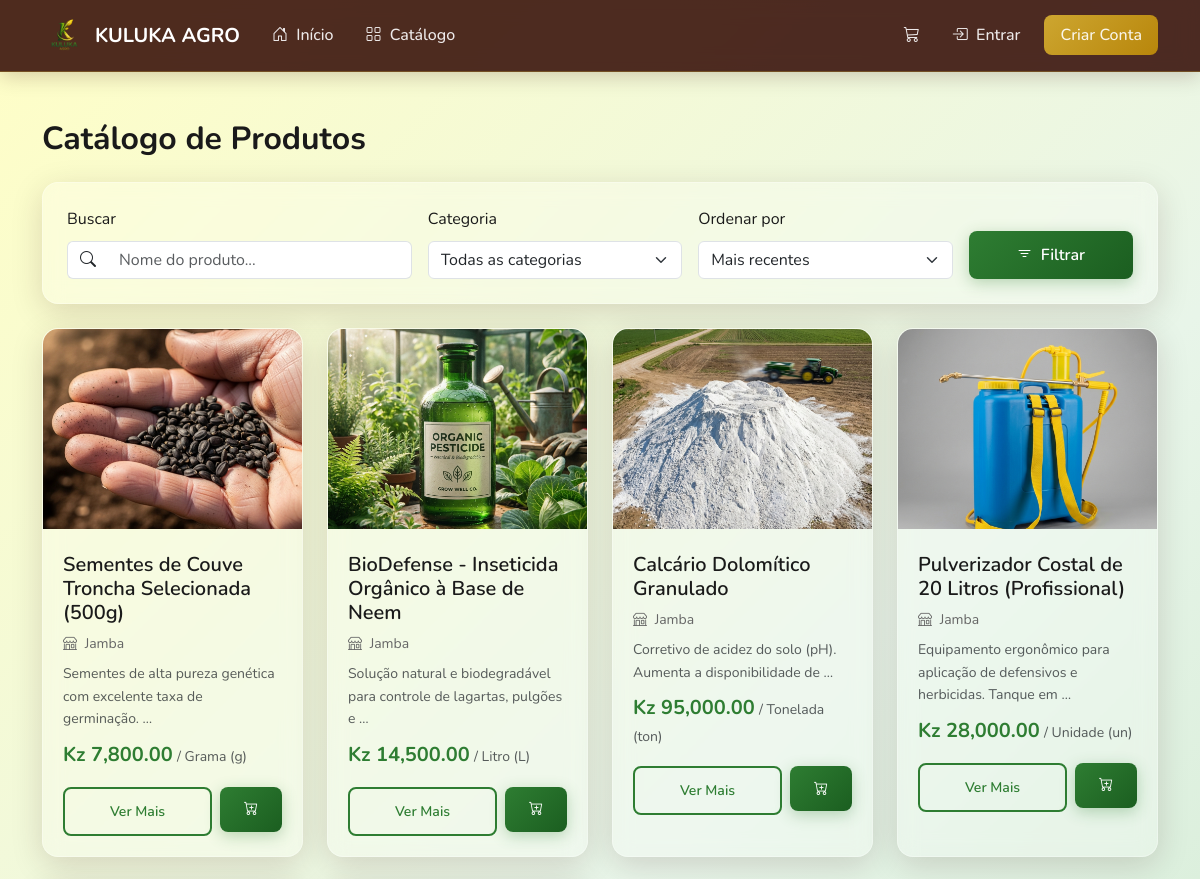
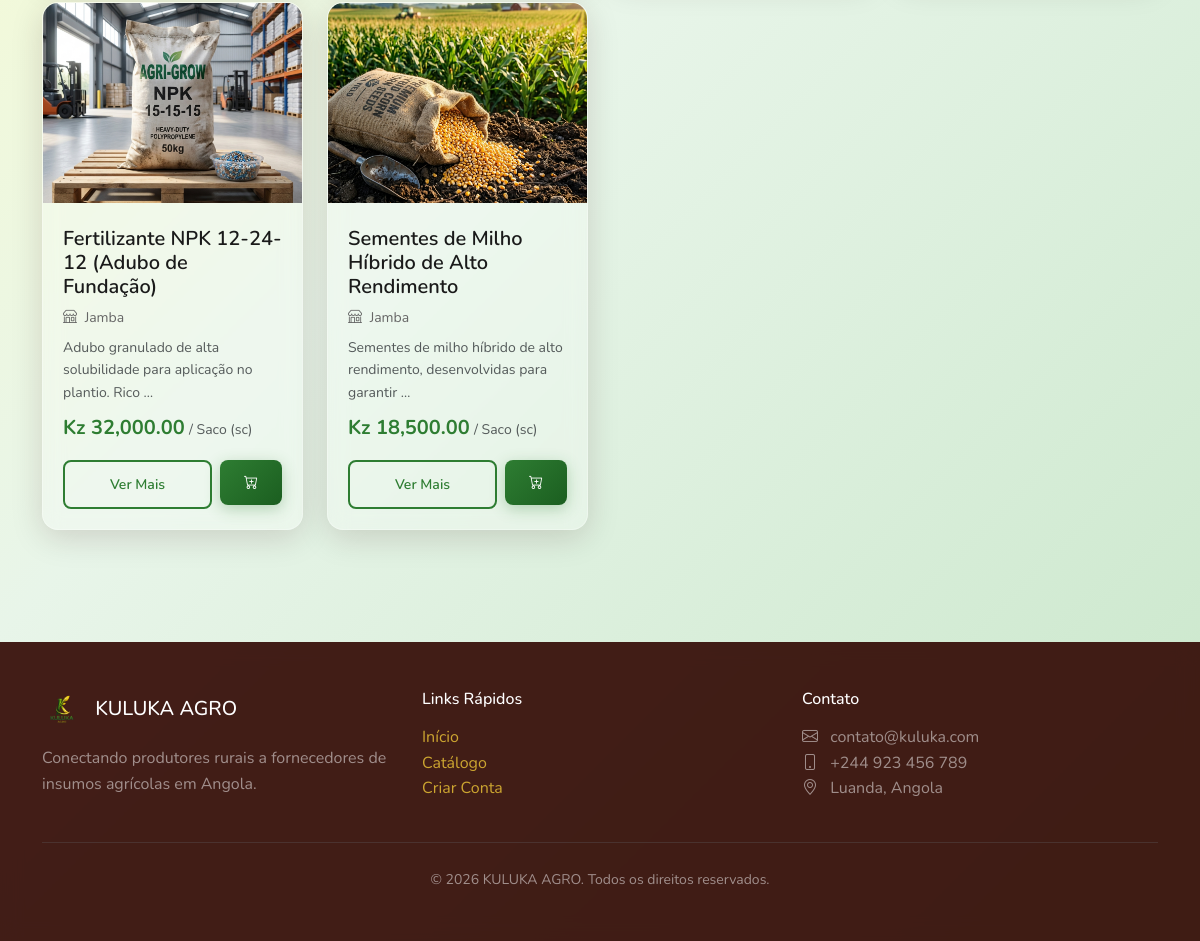
/produtos/, run on the app's committed database (2 pictures, top to bottom).
### produtos/models.py (models this page shows, shortened)
class Produto(models.Model):
    class UnidadeMedida(models.TextChoices):
        QUILOGRAMA = 'KG', 'Quilograma (kg)'
        GRAMA = 'G', 'Grama (g)'
        TONELADA = 'TON', 'Tonelada (ton)'
        LITRO = 'L', 'Litro (L)'
        UNIDADE = 'UN', 'Unidade (un)'
        SACO = 'SC', 'Saco (sc)'
        CAIXA = 'CX', 'Caixa (cx)'
    fornecedor = models.ForeignKey(
        settings.AUTH_USER_MODEL,
        on_delete=models.CASCADE,
        related_name='produtos',
        verbose_name='Fornecedor'
    )
    categoria = models.ForeignKey(
        Categoria,
        on_delete=models.SET_NULL,
        null=True,
        blank=True,
        related_name='produtos',
        verbose_name='Categoria'
    )
    nome = models.CharField(
        max_length=200,
        verbose_name='Nome do Produto'
    )
    descricao = models.TextField(
        verbose_name='Descrição'
    )
    preco = models.DecimalField(
        max_digits=10,
        decimal_places=2,
        verbose_name='Preço'
    )
    unidade_medida = models.CharField(
        max_length=10,
        choices=UnidadeMedida.choices,
        default=UnidadeMedida.QUILOGRAMA,
        verbose_name='Unidade de Medida'
    )
    estoque = models.PositiveIntegerField(
        default=0,
        verbose_name='Estoque Disponível'
    )
    imagem = models.ImageField(
        upload_to='produtos/',
        blank=True,
        null=True,
        verbose_name='Imagem do Produto'
    )
    ativo = models.BooleanField(
        default=True,
        verbose_name='Ativo'
    )
    destaque = models.BooleanField(
        default=False,
        verbose_name='Produto em Destaque'
    )
    data_criacao = models.DateTimeField(
        auto_now_add=True,
        verbose_name='Data de Criação'
    )
    data_atualizacao = models.DateTimeField(
        auto_now=True,
        verbose_name='Última Atualização'
    )
    class Meta:
        verbose_name = 'Produto'
        verbose_name_plural = 'Produtos'
        ordering = ['-data_criacao']
    @property
    def preco_formatado(self):
        return f"Kz {self.preco:,.2f}"
    @property
    def disponivel(self):
        return self.ativo and self.estoque > 0

### contas/models.py (models this page shows, shortened)
class Usuario(AbstractUser):
    class TipoUsuario(models.TextChoices):
        FORNECEDOR = 'FORNECEDOR', 'Fornecedor'
        PRODUTOR = 'PRODUTOR', 'Produtor'
    tipo = models.CharField(
        max_length=20,
        choices=TipoUsuario.choices,
        default=TipoUsuario.PRODUTOR,
        verbose_name='Tipo de Usuário'
    )
    telefone = models.CharField(
        max_length=20,
        blank=True,
        verbose_name='Telefone'
    )
    endereco = models.TextField(
        blank=True,
        verbose_name='Endereço'
    )
    cidade = models.CharField(
        max_length=100,
        blank=True,
        verbose_name='Cidade'
    )
    provincia = models.CharField(
        max_length=100,
        blank=True,
        verbose_name='Província'
    )
    foto_perfil = models.ImageField(
        upload_to='perfis/',
        blank=True,
        null=True,
        verbose_name='Foto de Perfil'
    )
    descricao = models.TextField(
        blank=True,
        verbose_name='Descrição / Sobre'
    )
    data_criacao = models.DateTimeField(
        auto_now_add=True,
        verbose_name='Data de Criação'
    )
    nome_empresa = models.CharField(
        max_length=200,
        blank=True,
        verbose_name='Nome da Empresa'
    )
    nif = models.CharField(
        max_length=50,
        blank=True,
        verbose_name='NIF (Número de Identificação Fiscal)'
    )
    area_cultivo = models.DecimalField(
        max_digits=10,
        decimal_places=2,
        blank=True,
        null=True,
        verbose_name='Área de Cultivo (hectares)'
    )
    tipos_cultivo = models.TextField(
        blank=True,
        verbose_name='Tipos de Cultivo'
    )
    class Meta:
        verbose_name = 'Usuário'
        verbose_name_plural = 'Usuários'

### produtos/views.py (the view)
# urls.py: path('', views.CatalogoProdutosView.as_view(), name='catalogo'),
class CatalogoProdutosView(ListView):
    model = Produto
    template_name = 'produtos/catalogo.html'
    context_object_name = 'produtos'
    paginate_by = 12
    def get_queryset(self):
        queryset = Produto.objects.filter(ativo=True).select_related(
            'fornecedor', 'categoria'
        )
        busca = self.request.GET.get('busca')
        if busca:
            queryset = queryset.filter(
                Q(nome__icontains=busca) |
                Q(descricao__icontains=busca) |
                Q(fornecedor__username__icontains=busca)
            )
        categoria_id = self.request.GET.get('categoria')
        if categoria_id:
            queryset = queryset.filter(categoria_id=categoria_id)
        ordenar = self.request.GET.get('ordenar', '-data_criacao')
        if ordenar in ['preco', '-preco', 'nome', '-nome', '-data_criacao']:
            queryset = queryset.order_by(ordenar)
        return queryset
    def get_context_data(self, **kwargs):
        context = super().get_context_data(**kwargs)
        context['categorias'] = Categoria.objects.filter(ativo=True)
        context['busca'] = self.request.GET.get('busca', '')
        context['categoria_selecionada'] = self.request.GET.get('categoria', '')
        context['ordenar'] = self.request.GET.get('ordenar', '-data_criacao')
        return context

### templates/produtos/catalogo.html (shortened to what this page needs)
{% extends 'base.html' %}
{% load static %}
{% block conteudo %}
<div class="container py-5">
    <div class="d-flex justify-content-between align-items-center mb-4">
        <h2 class="fw-bold mb-0">Catálogo de Produtos</h2>
    </div>
    <div class="glass-card mb-4">
        <form method="get" class="row g-3 align-items-end">
            <div class="col-md-4">
                <label class="form-label">Buscar</label>
                <div class="input-group">
                    <span class="input-group-text bg-white border-end-0">
                        <i class="bi bi-search"></i>
                    </span>
                    <input type="text"
                           name="busca"
                           class="form-control border-start-0"
                           placeholder="Nome do produto..."
                           value="{{ busca }}">
                </div>
            </div>
            <div class="col-md-3">
                <label class="form-label">Categoria</label>
                <select name="categoria" class="form-select">
                    <option value="">Todas as categorias</option>
                </select>
            </div>
            <div class="col-md-3">
                <label class="form-label">Ordenar por</label>
                <select name="ordenar" class="form-select">
                    <option value="-data_criacao" {% if ordenar == '-data_criacao' %}selected{% endif %}>Mais recentes</option>
                </select>
            </div>
            <div class="col-md-2">
                <button type="submit" class="btn btn-kuluka w-100">
                    <i class="bi bi-filter me-1"></i> Filtrar
                </button>
            </div>
        </form>
    </div>
    {% if produtos %}
    <div class="row g-4">
        {% for produto in produtos %}
        <div class="col-md-6 col-lg-4 col-xl-3">
            <div class="produto-card">
                {% if produto.imagem %}
                <img src="{{ produto.imagem.url }}" class="card-img-top" alt="{{ produto.nome }}">
                {% else %}
                <div class="card-img-top img-placeholder" style="height: 200px;">
                    <i class="bi bi-image"></i>
                </div>
                {% endif %}
                <div class="card-body">
                    <h5 class="produto-nome mt-1">{{ produto.nome }}</h5>
                    <p class="produto-fornecedor mb-2">
                        <i class="bi bi-shop me-1"></i>
                        {{ produto.fornecedor.nome_empresa|default:produto.fornecedor.username }}
                    </p>
                    <p class="text-muted small mb-2">
                        {{ produto.descricao|truncatewords:10 }}
                    </p>
                    <div class="d-flex justify-content-between align-items-center">
                        <div>
                            <span class="produto-preco">{{ produto.preco_formatado }}</span>
                            <small class="text-muted">/ {{ produto.get_unidade_medida_display }}</small>
                        </div>
                    </div>
                    <div class="d-flex gap-2 mt-3">
                        <a href="{% url 'produtos:detalhe' produto.pk %}" class="btn btn-sm btn-kuluka-outline flex-grow-1">
                            Ver Mais
                        </a>
                        <form method="post" action="{% url 'pedidos:adicionar' produto.pk %}">
                            <button type="submit" class="btn btn-sm btn-kuluka" {% if not produto.disponivel %}disabled{% endif %}>
                                <i class="bi bi-cart-plus"></i>
                            </button>
                        </form>
                    </div>
                </div>
            </div>
        </div>
        {% endfor %}
    </div>
    {% endif %}
</div>
{% endblock %}

### templates/base.html (shortened to what this page needs)
{% load static %}
<!DOCTYPE html>
<html lang="pt-br">
<head>
    <link href="https://cdn.jsdelivr.net/npm/bootstrap@5.3.3/dist/css/bootstrap.min.css" rel="stylesheet">
    <link href="https://cdn.jsdelivr.net/npm/bootstrap-icons@1.11.3/font/bootstrap-icons.css" rel="stylesheet">
    <link href="{% static 'css/style.css' %}" rel="stylesheet">
</head>
<body>
    <nav class="navbar navbar-expand-lg navbar-glass sticky-top">
        <div class="container">
            <a class="navbar-brand" href="{% url 'contas:home' %}">
                <img src="{% static 'images/logo.png' %}" alt="KULUKA AGRO">
                <span class="d-none d-sm-inline">KULUKA AGRO</span>
            </a>
            <div class="collapse navbar-collapse" id="navbarNav">
                <ul class="navbar-nav me-auto">
                    <li class="nav-item">
                        <a class="nav-link" href="{% url 'contas:home' %}">
                            <i class="bi bi-house-door me-1"></i> Início
                        </a>
                    </li>
                    <li class="nav-item">
                        <a class="nav-link" href="{% url 'produtos:catalogo' %}">
                            <i class="bi bi-grid me-1"></i> Catálogo
                        </a>
                    </li>
                </ul>
                <ul class="navbar-nav">
                    <li class="nav-item">
                        <a class="nav-link carrinho-badge" href="{% url 'pedidos:carrinho' %}">
                            <i class="bi bi-cart3"></i>
                        </a>
                    </li>
                    {% if user.is_authenticated %}
                    <li class="nav-item dropdown">
                        <a class="nav-link dropdown-toggle" href="#" data-bs-toggle="dropdown">
                            <i class="bi bi-person-circle me-1"></i>
                            {{ user.first_name|default:user.username }}
                        </a>
                        <ul class="dropdown-menu dropdown-menu-end">
                            <li>
                                <a class="dropdown-item" href="{% url 'contas:perfil' %}">
                                    <i class="bi bi-person me-2"></i> Meu Perfil
                                </a>
                            </li>
                            {% if user.eh_fornecedor %}
                            <li>
                                <a class="dropdown-item" href="{% url 'produtos:meus_produtos' %}">
                                    <i class="bi bi-box-seam me-2"></i> Meus Produtos
                                </a>
                            </li>
                            <li>
                                <a class="dropdown-item" href="{% url 'pedidos:pedidos_recebidos' %}">
                                    <i class="bi bi-inbox me-2"></i> Pedidos Recebidos
                                </a>
                            </li>
                            {% else %}
                            <li>
                                <a class="dropdown-item" href="{% url 'pedidos:meus_pedidos' %}">
                                    <i class="bi bi-bag me-2"></i> Meus Pedidos
                                </a>
                            </li>
                            {% endif %}
                            <li><hr class="dropdown-divider"></li>
                            <li>
                                <form method="post" action="{% url 'contas:logout' %}" style="display:inline;">
                                    {% csrf_token %}
                                    <button type="submit" class="dropdown-item text-danger">
                                        <i class="bi bi-box-arrow-right me-2"></i> Sair
                                    </button>
                                </form>
                            </li>
                        </ul>
                    </li>
                    {% else %}
                    <li class="nav-item">
                        <a class="nav-link" href="{% url 'contas:login' %}">
                            <i class="bi bi-box-arrow-in-right me-1"></i> Entrar
                        </a>
                    </li>
                    <li class="nav-item">
                        <a class="nav-link btn btn-sm btn-dourado ms-2" href="{% url 'contas:registro' %}">
                            Criar Conta
                        </a>
                    </li>
                    {% endif %}
                </ul>
            </div>
        </div>
    </nav>
    <main>
        {% block conteudo %}{% endblock %}
    </main>
    <footer class="footer-glass">
        <div class="container">
            <div class="row">
                <div class="col-md-4 mb-4 mb-md-0">
                    <h5 class="text-white mb-3">
                        <img src="{% static 'images/logo.png' %}" alt="KULUKA AGRO" height="40" class="me-2">
                        KULUKA AGRO
                    </h5>
                    <p class="text-white-50">
                        Conectando produtores rurais a fornecedores de insumos agrícolas em Angola.
                    </p>
                </div>
                <div class="col-md-4 mb-4 mb-md-0">
                    <h6 class="text-white mb-3">Links Rápidos</h6>
                    <ul class="list-unstyled">
                        <li><a href="{% url 'contas:home' %}">Início</a></li>
                        <li><a href="{% url 'produtos:catalogo' %}">Catálogo</a></li>
                        <li><a href="{% url 'contas:registro' %}">Criar Conta</a></li>
                    </ul>
                </div>
                <div class="col-md-4">
                    <h6 class="text-white mb-3">Contato</h6>
                    <ul class="list-unstyled text-white-50">
                        <li><i class="bi bi-envelope me-2"></i> contato@kuluka.com</li>
                        <li><i class="bi bi-phone me-2"></i> +244 923 456 789</li>
                        <li><i class="bi bi-geo-alt me-2"></i> Luanda, Angola</li>
                    </ul>
                </div>
            </div>
            <hr class="my-4 border-secondary">
            <div class="text-center text-white-50">
                <small>&copy; 2026 KULUKA AGRO. Todos os direitos reservados.</small>
            </div>
        </div>
    </footer>
</body>
</html>

### data on the page
Produto: imagem (picture), nome "Sementes de Couve Troncha Selecionada (500g)", fornecedor.nome_empresa "Jamba", descricao "Sementes de alta pureza genética com excelente taxa de germinação. …", preco_formatado "Kz 7,800.00", unidade_medida "Grama (g)"
Produto: imagem (picture), nome "BioDefense - Inseticida Orgânico à Base de Neem", fornecedor.nome_empresa "Jamba", descricao "Solução natural e biodegradável para controle de lagartas, pulgões e …", preco_formatado "Kz 14,500.00", unidade_medida "Litro (L)"
Produto: imagem (picture), nome "Calcário Dolomítico Granulado", fornecedor.nome_empresa "Jamba", descricao "Corretivo de acidez do solo (pH). Aumenta a disponibilidade de …", preco_formatado "Kz 95,000.00", unidade_medida "Tonelada (ton)"
Produto: imagem (picture), nome "Pulverizador Costal de 20 Litros (Profissional)", fornecedor.nome_empresa "Jamba", descricao "Equipamento ergonômico para aplicação de defensivos e herbicidas. Tanque em …", preco_formatado "Kz 28,000.00", unidade_medida "Unidade (un)"
Produto: imagem (picture), nome "Fertilizante NPK 12-24-12 (Adubo de Fundação)", fornecedor.nome_empresa "Jamba", descricao "Adubo granulado de alta solubilidade para aplicação no plantio. Rico …", preco_formatado "Kz 32,000.00", unidade_medida "Saco (sc)"
Produto: imagem (picture), nome "Sementes de Milho Híbrido de Alto Rendimento", fornecedor.nome_empresa "Jamba", descricao "Sementes de milho híbrido de alto rendimento, desenvolvidas para garantir …", preco_formatado "Kz 18,500.00", unidade_medida "Saco (sc)"
